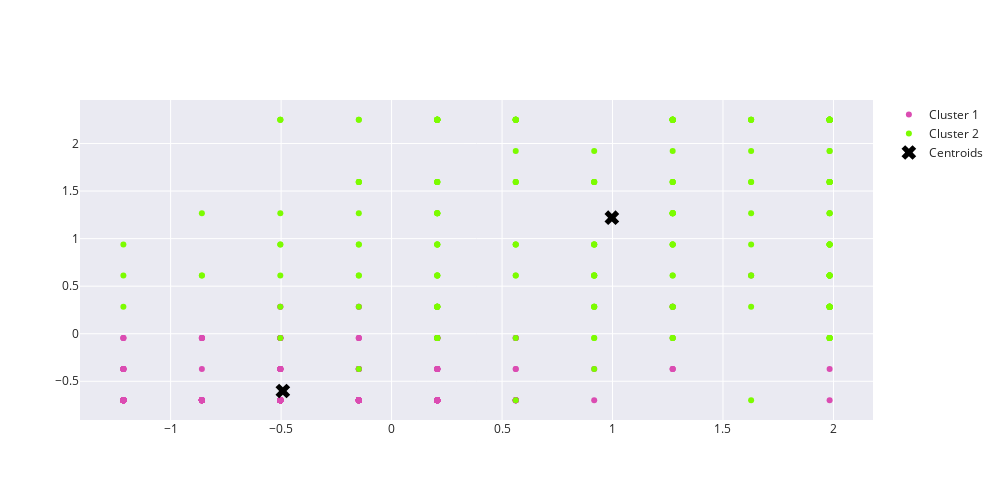

Notebook code cell kept with this figure:
### Code cell
# Evaluation
fig = go.Figure()
fig.add_trace(go.Scatter(
    x=X[points == 0, 0], y=X[points == 0, 1],
    mode='markers',marker_color='#DB4CB2',name='Cluster 1'
))

fig.add_trace(go.Scatter(
    x=X[points == 1, 0], y=X[points == 1, 1],
    mode='markers',marker_color='#7CFC00',name='Cluster 2'
))


fig.add_trace(go.Scatter(
    x=centroids[:, 0], y=centroids[:,1],
    mode='markers',marker_color='black',marker_symbol=4,marker_size=13,name='Centroids'
))
fig.update_layout(template='seaborn',width=1000, height=500,)

### Figure 1 — Plotly figure (JSON) as saved in the notebook; plotly's stock layout.template omitted (floating-point values rounded to 4 significant figures; data arrays with more than 128 entries replaced by an {"elided": "..."} marker saying what was removed)
{"data": [{"marker": {"color": "#DB4CB2"}, "mode": "markers", "name": "Cluster 1", "type": "scatter", "x": {"elided": "468 float values"}, "y": {"elided": "468 float values"}}, {"marker": {"color": "#7CFC00"}, "mode": "markers", "name": "Cluster 2", "type": "scatter", "x": {"elided": "231 float values"}, "y": {"elided": "231 float values"}}, {"marker": {"color": "#7D3AC1"}, "mode": "markers", "name": "cluster 3", "type": "scatter", "x": [], "y": []}, {"marker": {"color": "black", "size": 13, "symbol": 4}, "mode": "markers", "name": "Centroids", "type": "scatter", "x": [-0.4921, 0.997], "y": [-0.6022, 1.22]}], "layout": {"height": 500, "width": 1000}}
